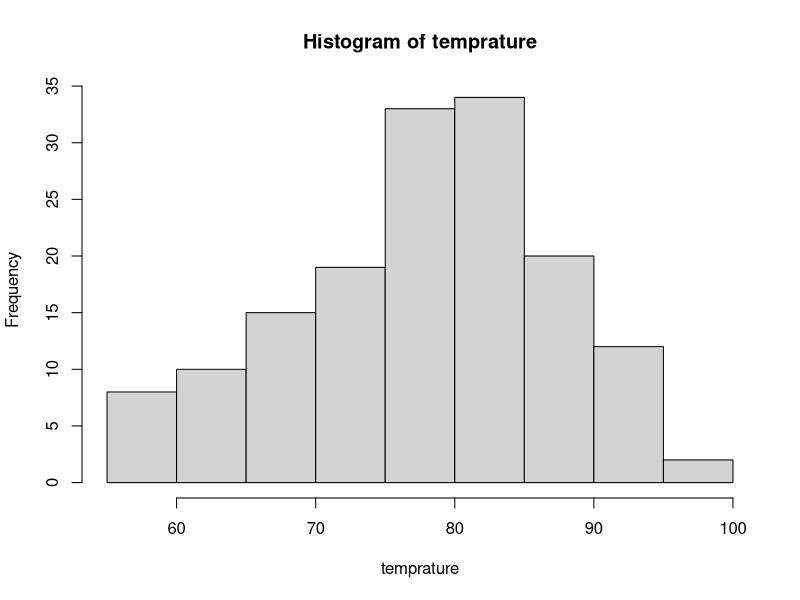
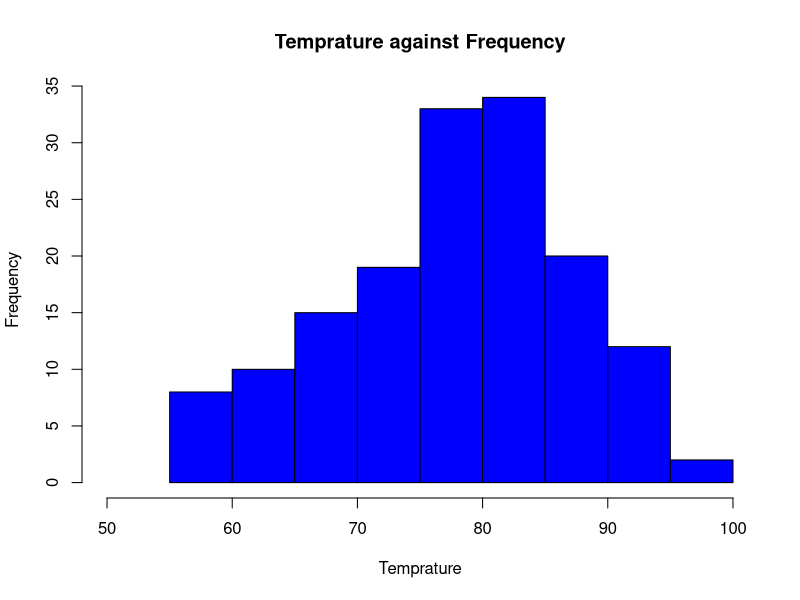
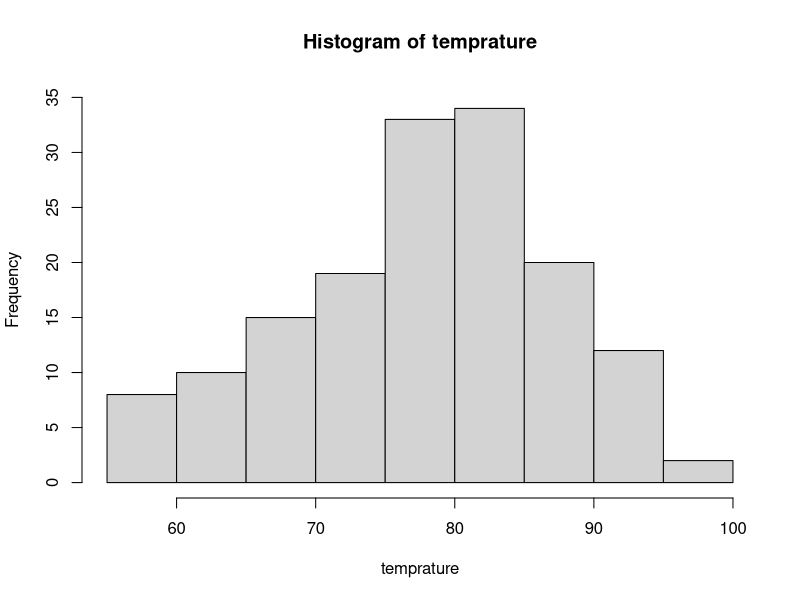

Recreate these plots in R, in order. (Note: this script raises an error after producing the figures.)
library(tidyverse)
temprature = airquality$Temp
hist(temprature)


hist(temprature, 
     main='Temprature against Frequency',
     xlab = 'Temprature',
     ylab='Frequency',
     col = c('blue'),
     xlim = c(50,100),
     freq = TRUE
     )


hist(temprature, ylim=c(0,35))
text(himids, hicounts, labels=hicounts, adj=c(0.5, -0.5))

hist(temprature, ylim=c(0,35), breaks=20)

hist(temprature, 
     main='Temprature against Frequency',
     xlab = 'Temprature',
     ylab='Frequency',
     col = c('blue'),
     border='red',
     xlim = c(50,100),
     freq = TRUE,
     breaks=c(55,60,70,75,80,100)
     )
